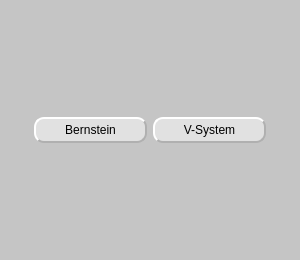
<?xml version="1.0" encoding="UTF-8"?>
<ui version="4.0">
 <class>Dialog</class>
 <widget class="QWidget" name="Dialog">
  <property name="geometry">
   <rect>
    <x>0</x>
    <y>0</y>
    <width>300</width>
    <height>260</height>
   </rect>
  </property>
  <property name="windowTitle">
   <string>Dialog</string>
  </property>
  <property name="styleSheet">
   <string notr="true">background-color: rgb(197, 197, 197)</string>
  </property>
  <layout class="QHBoxLayout" name="horizontalLayout">
   <item>
    <widget class="QWidget" name="widget" native="true">
     <property name="minimumSize">
      <size>
       <width>0</width>
       <height>30</height>
      </size>
     </property>
     <property name="maximumSize">
      <size>
       <width>250</width>
       <height>200</height>
      </size>
     </property>
     <layout class="QHBoxLayout" name="horizontalLayout_2">
      <item>
       <widget class="QPushButton" name="bernsteinBtn">
        <property name="minimumSize">
         <size>
          <width>100</width>
          <height>26</height>
         </size>
        </property>
        <property name="styleSheet">
         <string notr="true">QPushButton{
background-color:rgb(225, 225, 225);
border-style:outset;
border-width:2px;
border-radius:10px;
border-color:rgb(176, 176, 176);
}

QPushButton:pressed{
border-style:inset;
}</string>
        </property>
        <property name="text">
         <string>Bernstein</string>
        </property>
       </widget>
      </item>
      <item>
       <widget class="QPushButton" name="vSystemBtn">
        <property name="minimumSize">
         <size>
          <width>100</width>
          <height>26</height>
         </size>
        </property>
        <property name="styleSheet">
         <string notr="true">QPushButton{
background-color:rgb(225, 225, 225);
border-style:outset;
border-width:2px;
border-radius:10px;
border-color:rgb(176, 176, 176);
}

QPushButton:pressed{
border-style:inset;
}</string>
        </property>
        <property name="text">
         <string>V-System</string>
        </property>
       </widget>
      </item>
     </layout>
    </widget>
   </item>
  </layout>
 </widget>
 <resources/>
 <connections/>
</ui>
